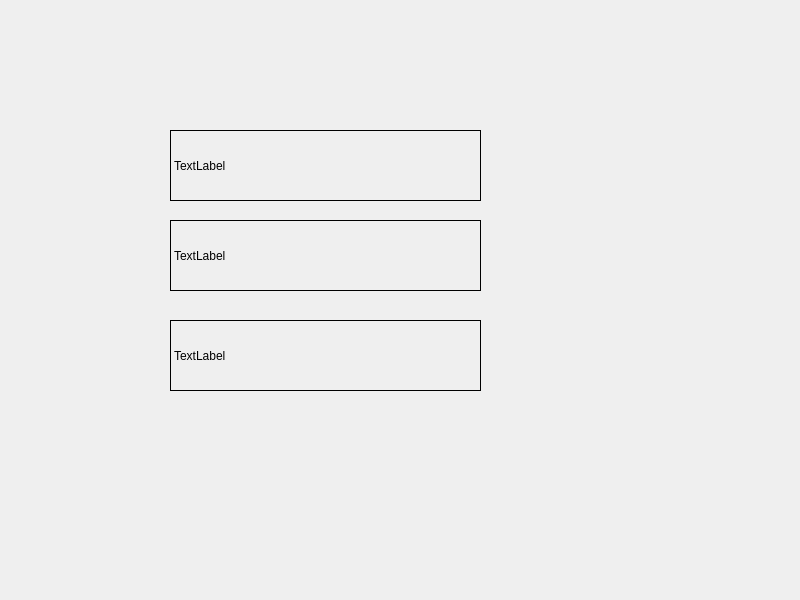
<?xml version="1.0" encoding="UTF-8"?>
<ui version="4.0">
 <class>Widget</class>
 <widget class="QWidget" name="Widget">
  <property name="geometry">
   <rect>
    <x>0</x>
    <y>0</y>
    <width>800</width>
    <height>600</height>
   </rect>
  </property>
  <property name="windowTitle">
   <string>Widget</string>
  </property>
  <widget class="QLabel" name="label">
   <property name="geometry">
    <rect>
     <x>170</x>
     <y>130</y>
     <width>311</width>
     <height>71</height>
    </rect>
   </property>
   <property name="frameShape">
    <enum>QFrame::Box</enum>
   </property>
   <property name="text">
    <string>TextLabel</string>
   </property>
  </widget>
  <widget class="QLabel" name="label_2">
   <property name="geometry">
    <rect>
     <x>170</x>
     <y>220</y>
     <width>311</width>
     <height>71</height>
    </rect>
   </property>
   <property name="frameShape">
    <enum>QFrame::Box</enum>
   </property>
   <property name="text">
    <string>TextLabel</string>
   </property>
  </widget>
  <widget class="QLabel" name="label_3">
   <property name="geometry">
    <rect>
     <x>170</x>
     <y>320</y>
     <width>311</width>
     <height>71</height>
    </rect>
   </property>
   <property name="frameShape">
    <enum>QFrame::Box</enum>
   </property>
   <property name="text">
    <string>TextLabel</string>
   </property>
  </widget>
 </widget>
 <resources/>
 <connections/>
</ui>
